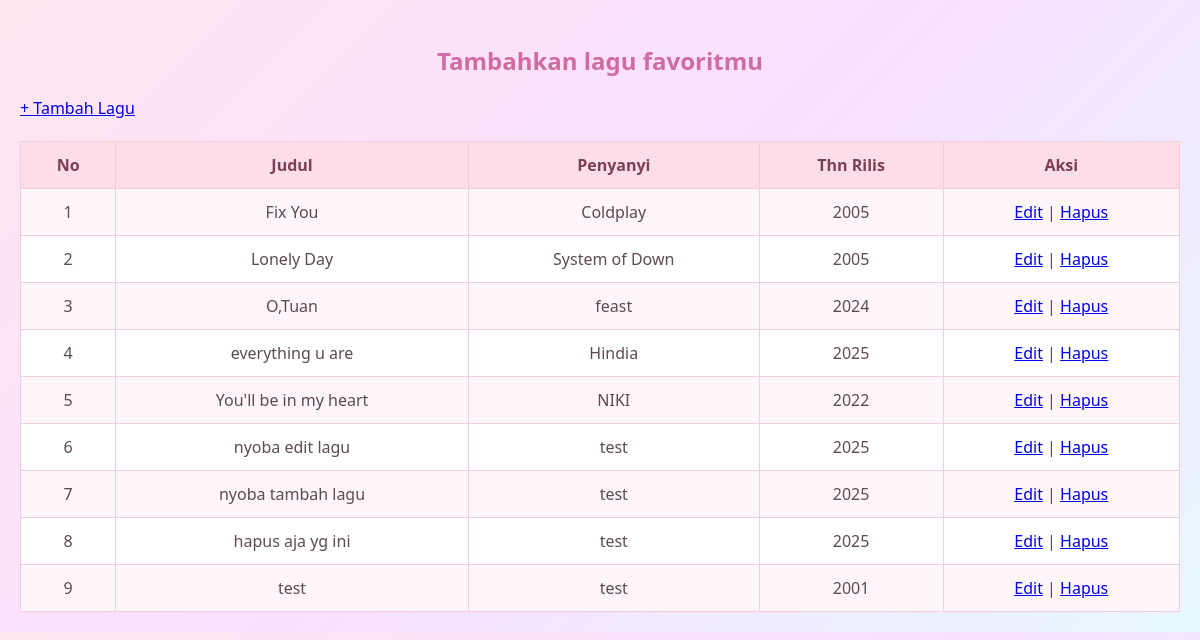
The page / on the database its author committed.
### tables this page shows
CREATE TABLE `playlist` (
  `id` int(11) NOT NULL,
  `judul` varchar(100) NOT NULL,
  `penyanyi` varchar(100) NOT NULL,
  `rilis` year(4) NOT NULL
);

### model/Koneksi.php (called while the page is built, shortened)
<?php
class Koneksi {
    private $conn;
    public function __construct() {
        $this->conn = new mysqli("localhost", "root", "", "db_musik");
    }
    public function select($table) {
        $stmt = $this->conn->prepare("SELECT * FROM `$table`");
        $stmt->execute();
        $result = $stmt->get_result();
        return $result->fetch_all(MYSQLI_ASSOC);
    }
}

### model/Musik.php (called while the page is built, shortened)
<?php
require_once 'Koneksi.php';
class Musik {
    public $db;
    public $table = "playlist";
    function __construct() {
        $this->db = new Koneksi();
    }
    function getAllMusik() {
        return $this->db->select($this->table);
    }
}

### index.php (the view, shortened to what this page needs)
<?php
require_once 'model/Musik.php';
$musik = new Musik();
$data = $musik->getAllMusik();
?>
<!DOCTYPE html>
<html>
<head>
</head>
<link rel="stylesheet" href="style.css">
<body>
    <h3>Tambahkan lagu favoritmu</h3>
    <a href="admin/page/form-lagu.php">+ Tambah Lagu</a>
    <br><br>
    <table border="1" cellpadding="10" cellspacing="0">
        <tr>
            <th>No</th>
            <th>Judul</th>
            <th>Penyanyi</th>
            <th>Thn Rilis</th>
            <th>Aksi</th>
        </tr>
        <?php
        $no = 1;
        foreach ($data as $row) {
            echo "<tr>";
            echo "<td>" . $no++ . "</td>";
            echo "<td>" . $row['judul'] . "</td>";
            echo "<td>" . $row['penyanyi'] . "</td>";
            echo "<td>" . $row['rilis'] . "</td>";
            echo "<td>
                    <a href='admin/page/edit.php?id=" . $row['id'] . "'>Edit</a> |
                    <a href='admin/page/simpan.php?hapus=" . $row['id'] . "' onclick=\"return confirm('Hapus?')\">Hapus</a>
                  </td>";
            echo "</tr>";
        }
        ?>
    </table>
</body>
</html>

### style.css (style rules this page uses)
body { font-family: 'Segoe UI', sans-serif; background: linear-gradient(135deg, #ffe6f0, #f9e0ff, #e6f7ff); margin: 0; padding: 20px; color: #5c4b51; }
h3 { text-align: center; color: #d16ba5; font-size: 24px; margin-bottom: 20px; }
table { width: 100%; border-collapse: collapse; background-color: #fff; }
th, td { padding: 12px; border: 1px solid #f0cce5; text-align: center; }
th { background: #fddde6; color: #7c3f58; }
tr:nth-child(even) { background-color: #fff6fa; }

### rows shown on the page
playlist: judul "Fix You", penyanyi "Coldplay", rilis "2005"
playlist: judul "Lonely Day", penyanyi "System of Down", rilis "2005"
playlist: judul "O,Tuan", penyanyi "feast", rilis "2024"
playlist: judul "everything u are", penyanyi "Hindia", rilis "2025"
playlist: judul "You'll be in my heart", penyanyi "NIKI", rilis "2022"
playlist: judul "nyoba edit lagu", penyanyi "test", rilis "2025"
playlist: judul "nyoba tambah lagu", penyanyi "test", rilis "2025"
playlist: judul "hapus aja yg ini", penyanyi "test", rilis "2025"
playlist: judul "test", penyanyi "test", rilis "2001"
